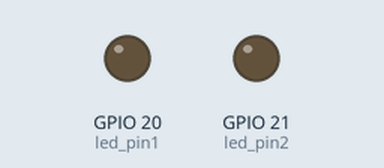
Simulated run of this program. Board: Raspberry Pi (BCM pin numbers). Parts: output pins drawn as LEDs (lit = HIGH).

Above: at 0.05 s.
At 0.95 s:
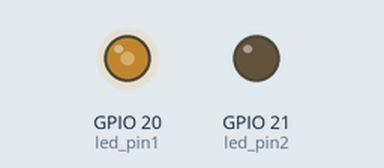
At 1.9 s:
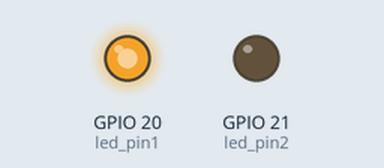
At 3.8 s:
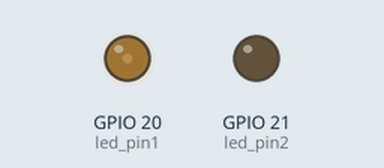
Timing chart, 0 to 5.5 s (numbered marks = the images above):
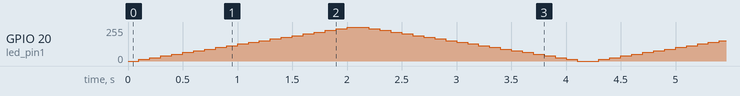

The program:

led.py
```python
import sys
import RPi.GPIO as GPIO
import time

GPIO.setwarnings(False)

led_pin1 = 20
led_pin2 = 21

GPIO.setmode(GPIO.BCM)
GPIO.setup(led_pin1, GPIO.OUT)
GPIO.setup(led_pin2, GPIO.OUT)

pwm = GPIO.PWM(led_pin1, 1000)
pwm.start(0)

try:
    while True:
        for duty in range(0, 101, 5):
            pwm.ChangeDutyCycle(duty)
            time.sleep(0.1)

        for duty in range(100, -1, -5):
            pwm.ChangeDutyCycle(duty)
            time.sleep(0.1)

except KeyboardInterrupt:
    print("program killed")
    sys.exit(0)
```
